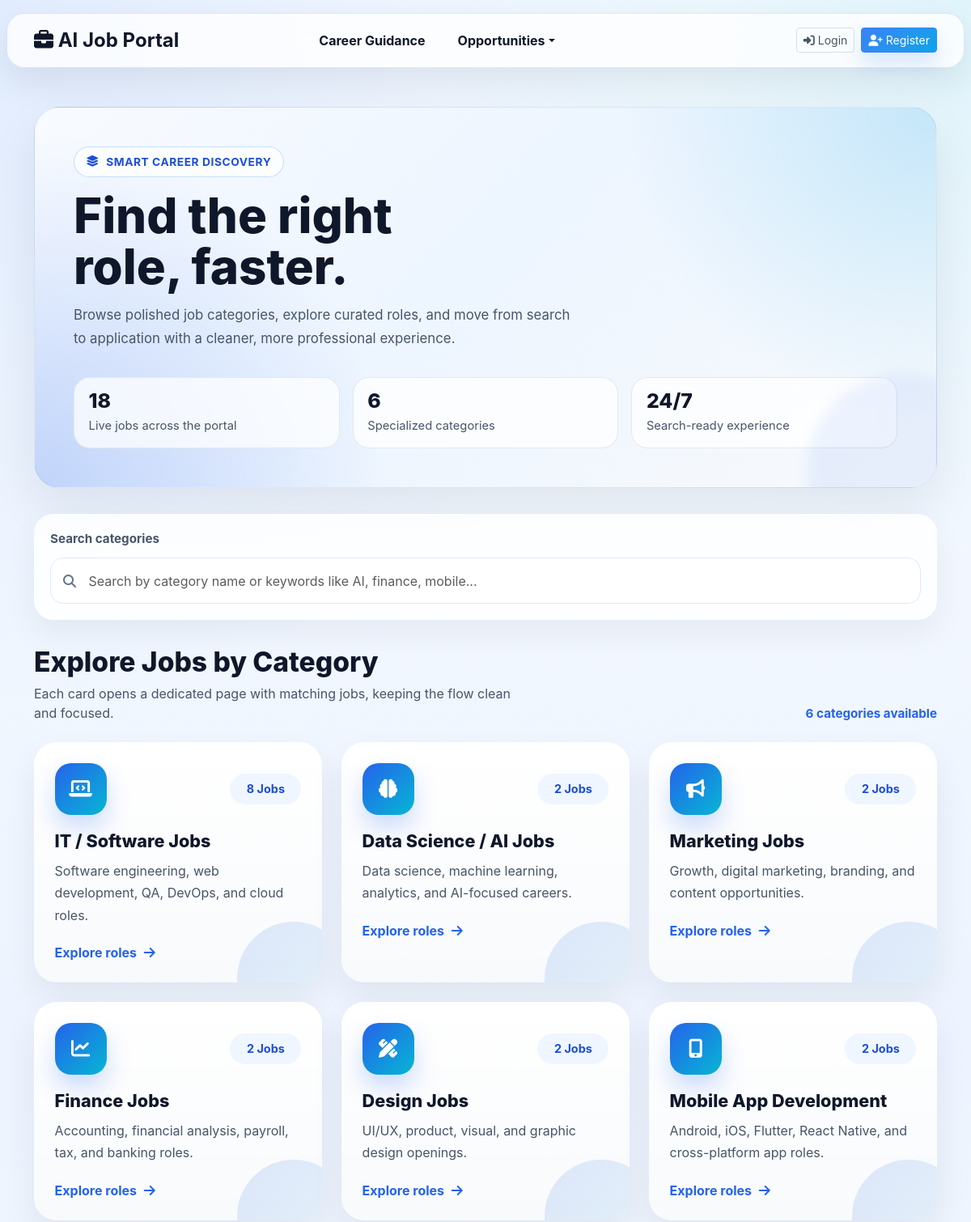
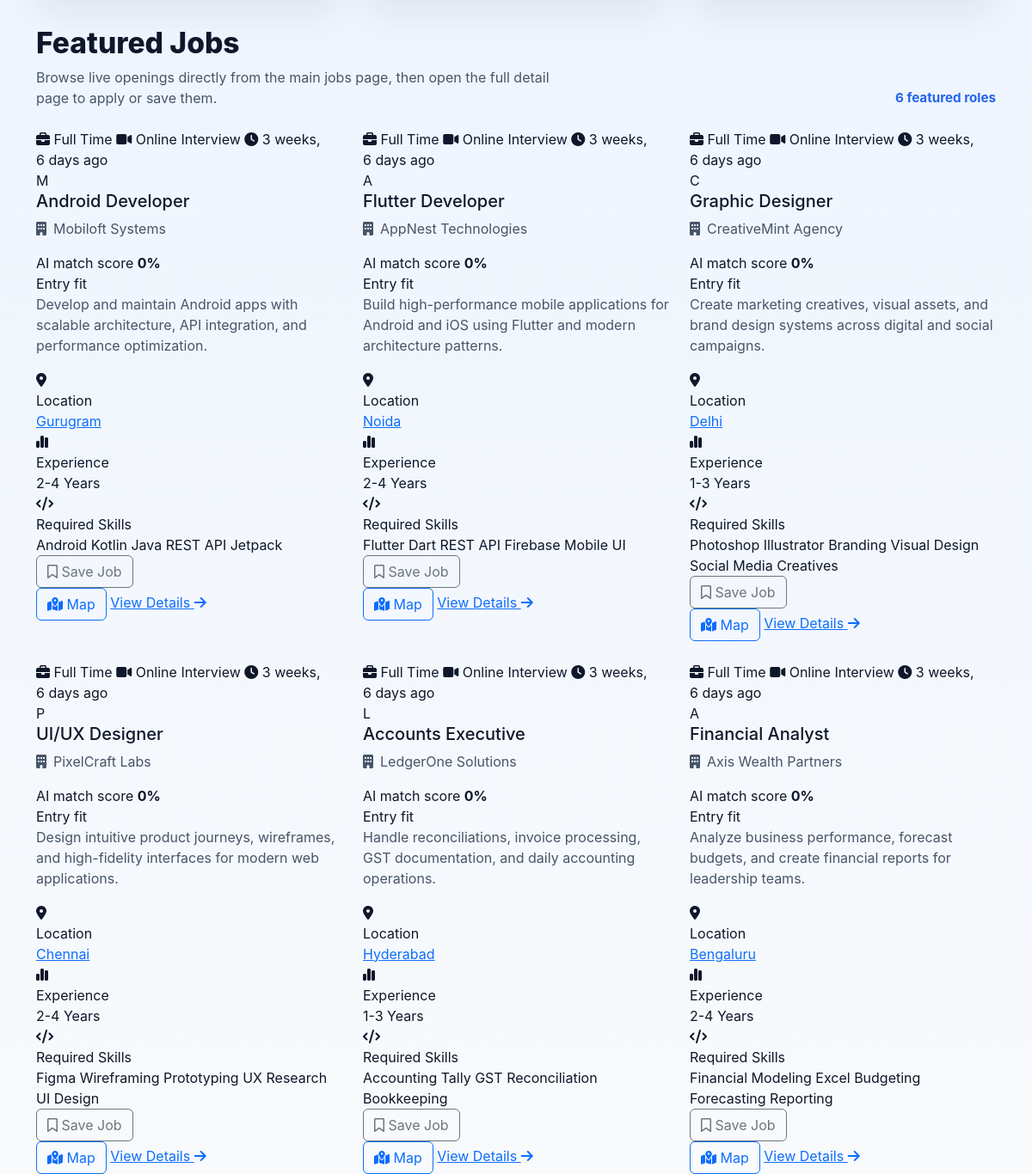
Screenshot of /jobs/ with the database file from the repository (2 pictures, top to bottom).
### jobs/models.py (models this page shows, shortened)
class Job(models.Model):
    CATEGORY_CHOICES = [
        ("it", "IT / Software Jobs"),
        ("data-science", "Data Science / AI Jobs"),
        ("marketing", "Marketing Jobs"),
        ("finance", "Finance Jobs"),
        ("design", "Design Jobs"),
        ("mobile-app-development", "Mobile App Development"),
    ]
    JOB_TYPE_CHOICES = [
        ("Full Time", "Full Time"),
        ("Part Time", "Part Time"),
        ("Internship", "Internship"),
        ("Remote", "Remote"),
    ]
    title = models.CharField(max_length=200)
    company = models.CharField(max_length=200)
    location = models.CharField(max_length=200)
    category = models.CharField(max_length=40, choices=CATEGORY_CHOICES, default="it")
    latitude = models.FloatField(null=True, blank=True)
    longitude = models.FloatField(null=True, blank=True)
    job_type = models.CharField(max_length=50, choices=JOB_TYPE_CHOICES)
    salary = models.CharField(max_length=100, blank=True, null=True)
    industry_type = models.CharField(max_length=200, blank=True, null=True)
    department = models.CharField(max_length=200, blank=True, null=True)
    role = models.CharField(max_length=200, blank=True, null=True)
    role_category = models.CharField(max_length=200, blank=True, null=True)
    employment_type = models.CharField(max_length=200, blank=True, null=True)
    education = models.TextField(blank=True, null=True)
    interview_type = models.CharField(max_length=10, choices=INTERVIEW_TYPE, default="online")
    description = models.TextField()
    skills_required = models.TextField(help_text="Comma separated skills")
    experience_required = models.CharField(max_length=100, blank=True, null=True)
    about_company = models.TextField(blank=True, null=True)
    company_website = models.URLField(blank=True, null=True)
    company_logo = models.ImageField(upload_to="company_logos/", blank=True, null=True)
    views_count = models.IntegerField(default=0)
    website_clicks = models.IntegerField(default=0)
    created_at = models.DateTimeField(auto_now_add=True)
    class Meta:
        ordering = ["-created_at"]
    def get_skills_list(self):
        if not self.skills_required:
            return []
        return [skill.strip() for skill in self.skills_required.split(",") if skill.strip()]

### jobs/views.py (the view)
# urls.py: path("", views.job_list, name="job_list"),
def job_list(request):
    category_counts = {
        item["category"]: item["total"]
        for item in Job.objects.values("category").annotate(total=Count("id"))
    }
    job_categories = []
    for category in JOB_CATEGORY_RULES:
        category_data = category.copy()
        category_data["count"] = category_counts.get(category["slug"], 0)
        job_categories.append(category_data)
    featured_jobs = attach_match_percentages(request, Job.objects.all()[:6])
    saved_job_ids = get_saved_job_ids(request)
    mark_saved_jobs(featured_jobs, saved_job_ids)
    if request.user.is_authenticated:
        enrich_jobs_with_application_status(request.user, featured_jobs)
    return render(
        request,
        "jobs/job_list.html",
        {
            "job_categories": job_categories,
            "featured_jobs": featured_jobs,
            "total_jobs": Job.objects.count(),
            "total_categories": len(JOB_CATEGORY_RULES),
        },
    )

### jobs/views.py (called while the page is built, shortened)
def get_saved_job_ids(request):
    if not request.user.is_authenticated:
        return set()
    return set(SavedJob.objects.filter(user=request.user).values_list("job_id", flat=True))

def mark_saved_jobs(jobs, saved_job_ids):
    for job in jobs:
        job.is_saved = job.id in saved_job_ids
    return jobs

def attach_match_percentages(request, jobs):
    jobs = list(jobs)
    if not request.user.is_authenticated:
        for job in jobs:
            job.match_percentage = 0
        return jobs

### templates/jobs/job_list.html (shortened to what this page needs)
{% extends "base.html" %}
{% block content %}
<div class="jobs-shell">
    <section class="jobs-hero">
        <span class="hero-eyebrow">
            <i class="fas fa-layer-group"></i>
            Smart Career Discovery
        </span>
        <h1 class="hero-title">Find the right role, faster.</h1>
        <p class="hero-copy">
            Browse polished job categories, explore curated roles, and move from search to application with a cleaner, more professional experience.
        </p>
        <div class="hero-stats">
            <div class="hero-stat">
                <span class="hero-stat-value">{{ total_jobs }}</span>
                <p class="hero-stat-label">Live jobs across the portal</p>
            </div>
            <div class="hero-stat">
                <span class="hero-stat-value">{{ total_categories }}</span>
                <p class="hero-stat-label">Specialized categories</p>
            </div>
            <div class="hero-stat">
                <span class="hero-stat-value">24/7</span>
                <p class="hero-stat-label">Search-ready experience</p>
            </div>
        </div>
    </section>
    <section class="card category-search-card">
        <label for="categorySearchInput" class="category-search-label">Search categories</label>
        <div class="position-relative">
            <i class="fas fa-magnifying-glass category-search-icon"></i>
            <input
                id="categorySearchInput"
                type="text"
                class="form-control category-search-input"
                placeholder="Search by category name or keywords like AI, finance, mobile...">
        </div>
    </section>
    <section>
        <div class="section-heading mb-4">
            <div>
                <h2 class="section-title">Explore Jobs by Category</h2>
                <p class="section-copy">Each card opens a dedicated page with matching jobs, keeping the flow clean and focused.</p>
            </div>
            <div class="section-meta">
                <span id="categoryResultsCount">{{ job_categories|length }}</span> categories available
            </div>
        </div>
        <div id="categoryGrid" class="row g-4">
            {% for category in job_categories %}
                <div class="col-12 col-md-6 col-xl-4 category-grid-item">
                    <a href="{% url 'category_jobs' category.slug %}"
                       class="category-card card border-0 w-100 text-start"
                       data-category-search="{{ category.name|lower }} {{ category.description|lower }} {{ category.slug|lower }}">
                        <div class="card-body category-card-body">
                            <div class="category-card-top">
                                <span class="category-icon">
                                    <i class="{{ category.icon }}"></i>
                                </span>
                                <span class="category-count">{{ category.count }} Jobs</span>
                            </div>
                            <h3 class="category-name">{{ category.name }}</h3>
                            <p class="category-description">{{ category.description }}</p>
                            <span class="category-link">
                                Explore roles
                                <i class="fas fa-arrow-right"></i>
                            </span>
                        </div>
                    </a>
                </div>
            {% endfor %}
        </div>
    </section>
    <section>
        <div class="section-heading mb-4">
            <div>
                <h2 class="section-title">Featured Jobs</h2>
                <p class="section-copy">Browse live openings directly from the main jobs page, then open the full detail page to apply or save them.</p>
            </div>
            <div class="section-meta">{{ featured_jobs|length }} featured roles</div>
        </div>
        {% include "jobs/_job_cards.html" with jobs=featured_jobs %}
    </section>
</div>
{% endblock %}

### templates/jobs/_job_cards.html (shortened to what this page needs)
<div class="row g-4">
    {% if jobs %}
        {% for job in jobs %}
            <div class="col-12 col-md-6 col-xl-4">
                <article class="job-card">
                    <div class="job-card-header">
                        <div class="job-card-topbar">
                            <div class="job-card-meta">
                                <span class="job-pill">
                                    <i class="fas fa-briefcase"></i>
                                    {{ job.job_type }}
                                </span>
                                <span class="job-pill job-pill-soft">
                                    <i class="fas fa-video"></i>
                                    {{ job.get_interview_type_display }}
                                </span>
                                {% if job.created_at %}
                                    <span class="job-pill job-pill-muted">
                                        <i class="fas fa-clock"></i>
                                        {{ job.created_at|timesince }} ago
                                    </span>
                                {% endif %}
                            </div>
                        </div>
                        <div class="company-strip">
                            <div class="company-avatar">
                                {{ job.company|slice:":1"|upper }}
                            </div>
                            <div class="company-block">
                                <h5 class="job-title">{{ job.title }}</h5>
                                <p class="company-name">
                                    <i class="fas fa-building me-2"></i>{{ job.company }}
                                </p>
                            </div>
                        </div>
                        <div class="match-panel">
                            <div class="match-score">
                                <div>
                                    <span class="match-label">AI match score</span>
                                    <strong>{{ job.match_percentage|floatformat:0 }}%</strong>
                                </div>
                                <span class="match-caption">
                                    {% if job.match_percentage >= 70 %}
                                        Strong fit
                                    {% elif job.match_percentage >= 40 %}
                                        Moderate fit
                                    {% else %}
                                        Entry fit
                                    {% endif %}
                                </span>
                            </div>
                        </div>
                    </div>
                    <div class="job-card-body">
                        <p class="job-summary">
                            {{ job.description|truncatechars:125 }}
                        </p>
                        <div class="job-insight-grid">
                            <div class="job-insight">
                                <span class="detail-icon"><i class="fas fa-location-dot"></i></span>
                                <div class="detail-content">
                                    <div class="detail-label">Location</div>
                                    <div class="detail-value">
                                        <a href="#"
                                           class="job-location-link"
                                           onclick="openLocationPopup('{{ job.company|escapejs }}', '{{ job.location|escapejs }}'); return false;">
                                            {{ job.location }}
                                        </a>
                                    </div>
                                </div>
                            </div>
                            <div class="job-insight">
                                <span class="detail-icon"><i class="fas fa-chart-simple"></i></span>
                                <div class="detail-content">
                                    <div class="detail-label">Experience</div>
                                    <div class="detail-value">{{ job.experience_required|default:"Open to suitable candidates" }}</div>
                                </div>
                            </div>
                        </div>
                        <div class="job-detail">
                            <span class="detail-icon"><i class="fas fa-code"></i></span>
                            <div class="detail-content">
                                <div class="detail-label">Required Skills</div>
                                <div class="skills-list">
                                    {% for skill in job.get_skills_list %}
                                        <span class="skill-badge">{{ skill }}</span>
                                    {% empty %}
                                        <span class="text-muted small">No skills listed</span>
                                    {% endfor %}
                                </div>
                            </div>
                        </div>
                    </div>
                    <div class="job-card-footer">
                        <div class="job-card-actions">
                            <form method="POST" action="{% url 'toggle_save_job' job.id %}" class="save-job-form">
                                <button
                                    type="submit"
                                    class="btn btn-outline-secondary save-job-btn{% if job.is_saved %} saved{% endif %}">
                                    <i class="{% if job.is_saved %}fas{% else %}far{% endif %} fa-bookmark"></i>
                                    {% if job.is_saved %}Saved Job{% else %}Save Job{% endif %}
                                </button>
                            </form>
                            <button
                                type="button"
                                class="btn btn-outline-primary quick-action-btn"
                                onclick="openLocationPopup('{{ job.company|escapejs }}', '{{ job.location|escapejs }}');">
                                <i class="fas fa-map-location-dot"></i>
                                Map
                            </button>
                            <a href="{% url 'job_detail' job.id %}" class="view-details-btn">
                                View Details
                                <i class="fas fa-arrow-right"></i>
                            </a>
                        </div>
                    </div>
                </article>
            </div>
        {% endfor %}
    {% endif %}
</div>

### templates/base.html (style rules this page uses)
:root { --app-bg: radial-gradient(circle at top left, rgba(59, 130, 246, 0.12), transparent 28%), radial-gradient(circle at top right, rgba(6, 182, 212, 0.10), transparent 22%), linear-gradient(180deg, #f8fbff 0%, #edf4ff 45%, #f8fafc 100%); --surface-bg: rgba(255, 255, 255, 0.82); --surface-solid: #ffffff; --surface-muted: #f8fafc; --surface-border: rgba(148, 163, 184, 0.18); --text-main: #0f172a; --text-soft: #475569; --text-muted: #64748b; --primary: #3b82f6; --primary-dark: #2563eb; --primary-soft: rgba(59, 130, 246, 0.12); --shadow-lg: 0 18px 40px rgba(15, 23, 42, 0.08); --shadow-md: 0 10px 24px rgba(15, 23, 42, 0.06); --navbar-bg: rgba(255, 255, 255, 0.78); --navbar-border: rgba(59, 130, 246, 0.18); --input-bg: #ffffff; --dropdown-bg: rgba(255, 255, 255, 0.96); }
body { background: var(--app-bg); color: var(--text-main); font-family: 'Segoe UI', Tahoma, Geneva, Verdana, sans-serif; min-height: 100vh; transition: background 0.3s ease, color 0.3s ease; }
body { background-color: transparent; font-family: 'Inter', sans-serif; }
.card, .modal-content, .table, .list-group-item { background: var(--surface-bg); border: 1px solid var(--surface-border); box-shadow: var(--shadow-md); color: var(--text-main); backdrop-filter: blur(14px); }
.form-control, .form-select, textarea { background: var(--input-bg); border-color: rgba(148, 163, 184, 0.3); color: var(--text-main); }
.text-muted, .small, p, .nav-link, label { color: var(--text-soft) !important; }

### rows the page displays
Job: job_type "Full Time", interview_type "Online Interview", created_at "3 weeks, 6 days", company "M", title "Android Developer", company "Mobiloft Systems", match_percentage "0", shows "Entry fit", description "Develop and maintain Android apps with scalable architecture, API integration, and performance optimization.", location "Gurugram", experience_required "2-4 Years", get_skills_list "Android" "Kotlin" "Java" "REST API" "Jetpack", shows "Save Job"
Job: job_type "Full Time", interview_type "Online Interview", created_at "3 weeks, 6 days", company "A", title "Flutter Developer", company "AppNest Technologies", match_percentage "0", shows "Entry fit", description "Build high-performance mobile applications for Android and iOS using Flutter and modern architecture patterns.", location "Noida", experience_required "2-4 Years", get_skills_list "Flutter" "Dart" "REST API" "Firebase" "Mobile UI", shows "Save Job"
Job: job_type "Full Time", interview_type "Online Interview", created_at "3 weeks, 6 days", company "C", title "Graphic Designer", company "CreativeMint Agency", match_percentage "0", shows "Entry fit", description "Create marketing creatives, visual assets, and brand design systems across digital and social campaigns.", location "Delhi", experience_required "1-3 Years", get_skills_list "Photoshop" "Illustrator" "Branding" "Visual Design" "Social Media Creatives", shows "Save Job"
Job: job_type "Full Time", interview_type "Online Interview", created_at "3 weeks, 6 days", company "P", title "UI/UX Designer", company "PixelCraft Labs", match_percentage "0", shows "Entry fit", description "Design intuitive product journeys, wireframes, and high-fidelity interfaces for modern web applications.", location "Chennai", experience_required "2-4 Years", get_skills_list "Figma" "Wireframing" "Prototyping" "UX Research" "UI Design", shows "Save Job"
Job: job_type "Full Time", interview_type "Online Interview", created_at "3 weeks, 6 days", company "L", title "Accounts Executive", company "LedgerOne Solutions", match_percentage "0", shows "Entry fit", description "Handle reconciliations, invoice processing, GST documentation, and daily accounting operations.", location "Hyderabad", experience_required "1-3 Years", get_skills_list "Accounting" "Tally" "GST" "Reconciliation" "Bookkeeping", shows "Save Job"
Job: job_type "Full Time", interview_type "Online Interview", created_at "3 weeks, 6 days", company "A", title "Financial Analyst", company "Axis Wealth Partners", match_percentage "0", shows "Entry fit", description "Analyze business performance, forecast budgets, and create financial reports for leadership teams.", location "Bengaluru", experience_required "2-4 Years", get_skills_list "Financial Modeling" "Excel" "Budgeting" "Forecasting" "Reporting", shows "Save Job"

### other values shown
{{ total_jobs }} "18"
{{ total_categories }} "6"
{{ job_categories|length }} "6"
{{ category.count }} "8" "2" "2" "2" "2" "2"
{{ category.name }} "IT / Software Jobs" "Data Science / AI Jobs" "Marketing Jobs" "Finance Jobs" "Design Jobs" "Mobile App Development"
{{ category.description }} "Software engineering, web development, QA, DevOps, and cloud roles." "Data science, machine learning, analytics, and AI-focused careers." "Growth, digital marketing, branding, and content opportunities." "Accounting, financial analysis, payroll, tax, and banking roles." "UI/UX, product, visual, and graphic design openings." "Android, iOS, Flutter, React Native, and cross-platform app roles."
{{ featured_jobs|length }} "6"
